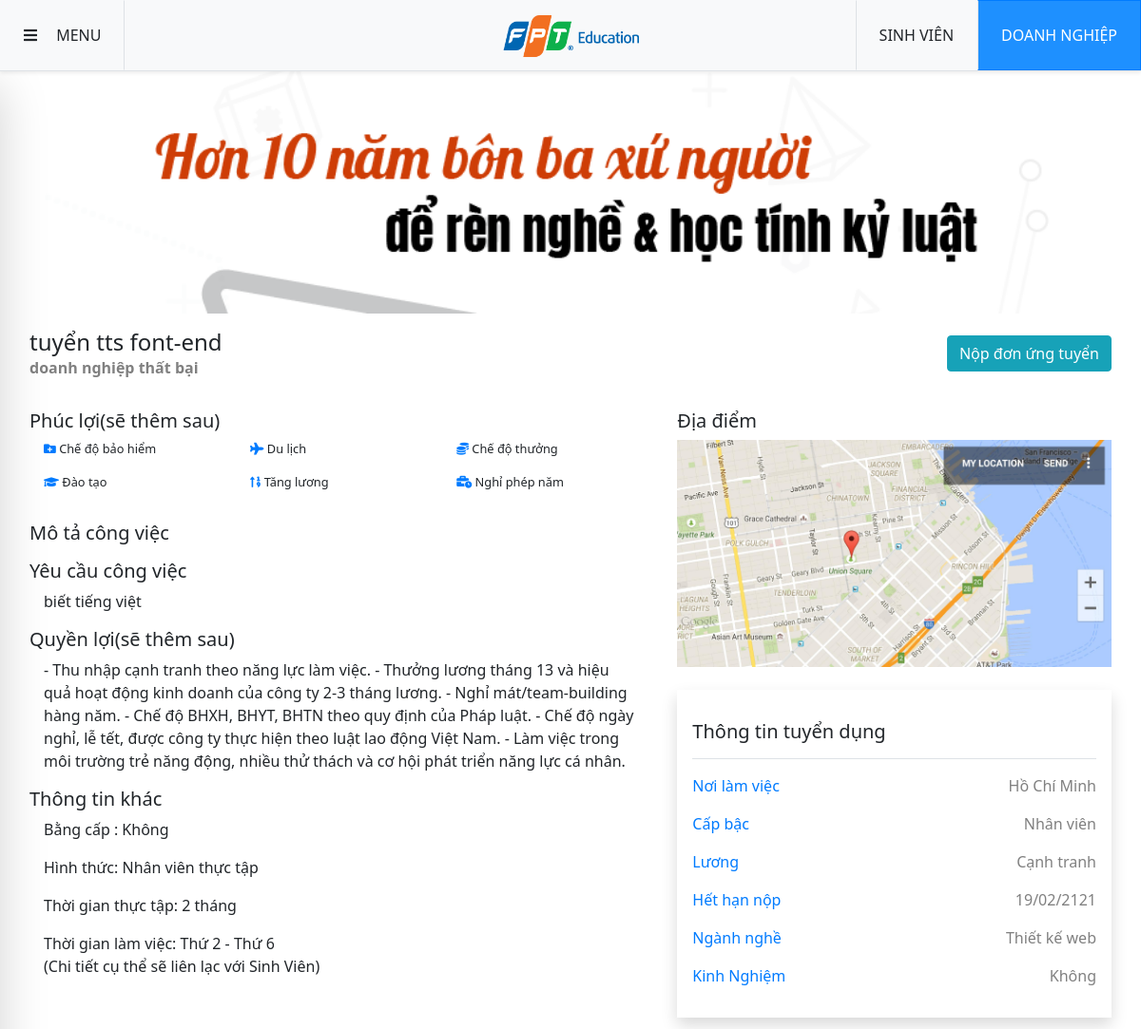
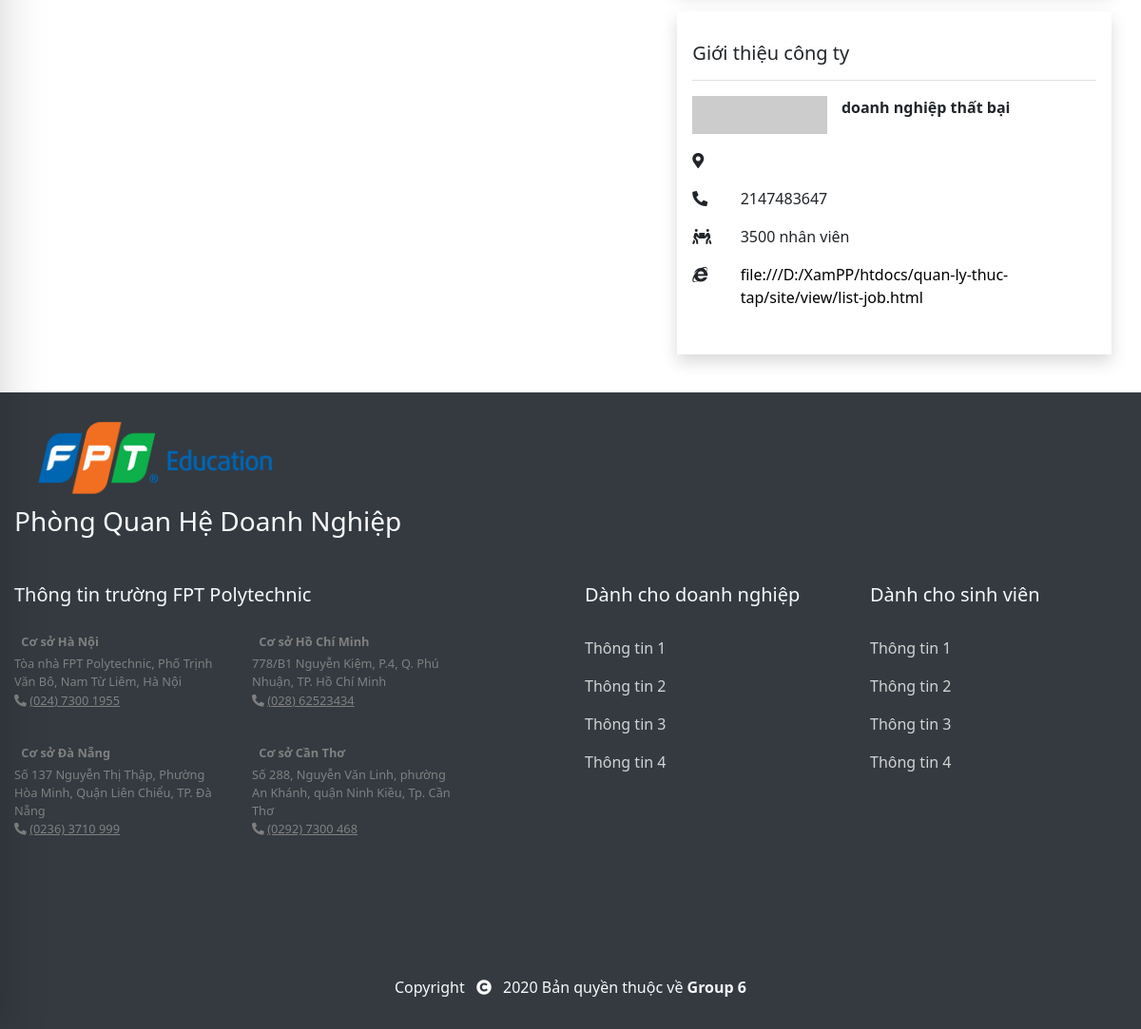
/site/index.php?act=thongtindt&id_dt=45, run on the app's committed database (2 pictures, top to bottom).
### tables this page shows
CREATE TABLE `doanh_nghiep` (
  `id_dn` int(11) NOT NULL,
  `id_user` int(12) NOT NULL,
  `ten_dn` varchar(100) NOT NULL,
  `anh` varchar(200) DEFAULT NULL,
  `dia_chi` varchar(100) NOT NULL,
  `phuong_xa` varchar(50) NOT NULL,
  `quan_huyen` varchar(50) NOT NULL,
  `tinh_tp` varchar(50) NOT NULL,
  `toa_do` varchar(30) NOT NULL COMMENT 'lat và lng cách nhau bởi dấu ,',
  `masothue` int(10) NOT NULL,
  `fax` int(10) NOT NULL,
  `sdt` varchar(11) NOT NULL,
  `sdt_ban` varchar(11) NOT NULL,
  `facebook` varchar(200) NOT NULL,
  `website` varchar(200) NOT NULL,
  `ngay_cap_nhap` date DEFAULT NULL,
  `an_hien` tinyint(1) DEFAULT 1,
  `stt` int(3) NOT NULL
);

CREATE TABLE `dang_tuyen` (
  `id_dt` int(11) NOT NULL,
  `tieu_de` varchar(100) NOT NULL,
  `mo_ta` varchar(1000) NOT NULL,
  `yeu_cau` varchar(1000) NOT NULL,
  `quyen_loi` varchar(1000) NOT NULL,
  `sl_sv_can` int(11) NOT NULL,
  `sl_sv_dk` int(11) NOT NULL,
  `thoi_gian` date DEFAULT NULL,
  `vi_tri` tinyint(1) NOT NULL COMMENT '1 nhân viên thực tập',
  `kinh_nghiem` tinyint(1) DEFAULT 0 COMMENT '0: không cần\r\n1: cần',
  `luong` int(12) NOT NULL,
  `thoi_gian_tt` int(2) NOT NULL COMMENT 'từ 1-12 giá trị theo tháng',
  `full_part_time` tinyint(1) NOT NULL COMMENT '0 part time\r\n1 full time',
  `thoi_gian_lam_viec` tinyint(1) NOT NULL COMMENT '0 làm t2-t6\r\n1 lam thu2-thu7\r\n2 lam thu2-cn',
  `che_do_bao_hiem` tinyint(1) DEFAULT 0,
  `du_lich` tinyint(1) DEFAULT 0,
  `che_do_thuong` tinyint(1) DEFAULT 0,
  `dao_tao` tinyint(1) DEFAULT 0,
  `tang_luong` tinyint(1) DEFAULT 0,
  `nghi_phep_nam` tinyint(1) DEFAULT 0,
  `id_dn` int(11) NOT NULL,
  `id_nganh` int(11) NOT NULL,
  `an_hien` tinyint(1) NOT NULL
);

CREATE TABLE `nganh` (
  `id_nganh` int(11) NOT NULL,
  `ten_nganh` varchar(100) NOT NULL,
  `an_hien` tinyint(1) DEFAULT NULL,
  `id_nn` int(11) NOT NULL
);

### system/database.php (called while the page is built, shortened)
<?php
    function getConnection()  {
        try {
            $conn = new PDO("mysql:host=".HOST_DB.";dbname=".NAME_DB, USER_DB, PASS_DB);
            $conn->setAttribute(PDO::ATTR_ERRMODE, PDO::ERRMODE_EXCEPTION);
            return $conn;
            } catch(PDOException $e) {
            echo "Connection failed: " . $e->getMessage();
            }
        }
    function queryOne($sql) {
        $conn = getConnection();
        $result = $conn->query($sql);
        $row = $result->fetch(PDO::FETCH_ASSOC);
        return $row;
    }
?>

### site/model/home.php (called while the page is built, shortened)
<?php
require_once('../system/database.php');
function checkdoanhnghiepbyid($id){
    $sql="select * from doanh_nghiep where id_dn='$id'";
    return queryOne($sql);
}
function checkdangtuyenbyid($id){
    $sql="select * from dang_tuyen where id_dt='$id'";
    return queryOne($sql);
}
function checknganhbyid($id){
    $sql="select * from nganh where id_nganh='$id' ";
    return queryOne($sql);
}
?>

### site/view/job-detail.php (the view, shortened to what this page needs)
<div class="d-none d-md-block detail-job_inf p-0">
 <?php
 echo ' <img src="../uploads/'.$thongtindn['anh'].'" onerror=this.src="http://placehold.it/900x200">
 <div class="row align-items-center  p-3">
     <div class="col-lg-8">
         <h4 class="mb-0">'.$thongtindt['tieu_de'].'</h4>
         <p class="font-weight-bold text-gray mb-0">'.$thongtindn['ten_dn'].'</p>
     </div>
     <div class="col-lg-4 text-right">
         <button type="submit" class="btn btn-info ">Nộp đơn ứng tuyển</button>
     </div>
 </div>
 <div class="row p-3">
     <div class="col-lg-7">
         <div class="mb-3">
             <h5>Phúc lợi(sẽ thêm sau)</h5>
             <div class="d-flex small">
                 <div class="col-4">
                     <p><i class="fas fa-folder-plus  text-primary "></i> Chế độ bảo hiểm</p>
                     <p><i class="fas fa-graduation-cap   text-primary "></i> Đào tạo</p>
                 </div>
                 <div class="col-4">
                     <p><i class="fas fa-plane  text-primary  "></i> Du lịch</p>
                     <p><i class="fas fa-sort-numeric-up  text-primary  "></i> Tăng lương</p>
                 </div>
                 <div class="col-4">
                     <p><i class="fas fa-coins  text-primary  "></i> Chế độ thưởng</p>
                     <p><i class="fas fa-business-time  text-primary  "></i> Nghỉ phép năm</p>
                 </div>
             </div>
         </div>
         <div class="mb-3">
             <h5>Mô tả công việc</h5>
             '.$thongtindt['noi_dung'].'
         </div>
         <div class="mb-3">
             <h5>Yêu cầu công việc</h5>
             <div id="yeucau" class="col-12">
             '.$thongtindt['yeu_cau'].'
             </div>
         </div>
         <div class="mb-3">
             <h5>Quyền lợi(sẽ thêm sau)</h5>
             <div id="quyenloi" class="col-12">
                 <p> - Thu nhập cạnh tranh theo năng lực làm việc. - Thưởng lương tháng 13 và hiệu quả hoạt động kinh doanh của công ty 2-3 tháng lương. - Nghỉ mát/team-building hàng năm. - Chế độ BHXH, BHYT, BHTN theo quy định của Pháp luật.
                     - Chế độ ngày nghỉ, lễ tết, được công ty thực hiện theo luật lao động Việt Nam. - Làm việc trong môi trường trẻ năng động, nhiều thử thách và cơ hội phát triển năng lực cá nhân.</p>
             </div>
         </div>
         <div class="mb-3">
             <h5>Thông tin khác</h5>
             <div id="quyenloi" class="col-12">
                 <p>Bằng cấp : Không</p>
                 <p>Hình thức: Nhân viên thực tập</p>
                 <p>Thời gian thực tập: 2 tháng</p>
                 <p>Thời gian làm việc: Thứ 2 - Thứ 6 </br>(Chi tiết cụ thể sẽ liên lạc với Sinh Viên)</p>
             </div>
         </div>
     </div>
     <div class="col-lg-5">
         <div class="mb-4">
             <h5>Địa điểm</h5>
             <img src="view/images/map.jpg" alt="">
         </div>
         <div class="mb-4 p-3 shadow">
             <h5 class="border-bottom py-3 mb-3">Thông tin tuyển dụng</h5>
             <div class="d-flex justify-content-between">
                 <p class="text-primary">Nơi làm việc</p>
                 <p class="text-gray">Hồ Chí Minh</p>
             </div>
             <div class="d-flex justify-content-between">
                 <p class="text-primary">Cấp bậc</p>
                 <p class="text-gray">Nhân viên</p>
             </div>
             <div class="d-flex justify-content-between">
                 <p class="text-primary">Lương</p>
                 <p class="text-gray">Cạnh tranh</p>
             </div>
             <div class="d-flex justify-content-between">
                 <p class="text-primary">Hết hạn nộp</p>
                 <p class="text-gray">'.date('d/m/yy',strtotime($thongtindt['thoi_gian'])).'</p>
             </div>
             <div class="d-flex justify-content-between">
                 <p class="text-primary">Ngành nghề</p>
                 <p class="text-gray">'.$thongtinnganh['ten_nganh'].'</p>
             </div>
             <div class="d-flex justify-content-between">
                 <p class="text-primary">Kinh Nghiệm</p>
                 <p class="text-gray">Không</p>
             </div>
         </div>
         <div class="mb-4 p-3 shadow">
             <h5 class="border-bottom py-3 mb-3">Giới thiệu công ty</h5>
             <div class="d-flex mb-3">
                 <img src="http://placehold.it/900x200" class="col-4 p-0" alt="logo">
                 <p class="font-weight-bold col-8">'.$thongtindn['ten_dn'].'</p>
             </div>
             <div class="mb-3">
                 <div class="d-flex ">
                     <p class="w-25"><i class="fas fa-map-marker-alt"></i></p>
                     <p class="col-11"> '.$thongtindn['dia_chi'].'</p>
                 </div>
                 <div class="d-flex ">
                     <p class="w-25"><i class="fas fa-phone-alt"></i></p>
                     <p class="col-11"> '.$thongtindn['sdt'].'</p>
                 </div>
                 <div class="d-flex ">
                     <p class="w-25"><i class="fas fa-people-carry"></i></p>
                     <p class="col-11"> 3500 nhân viên</p>
                 </div>
                 <div class="d-flex">
                     <p class="w-25"><i class="fab fa-internet-explorer"></i></p>
                     <p class="col-11"> <a href="">file:///D:/XamPP/htdocs/quan-ly-thuc-tap/site/view/list-job.html</a></p>
                 </div>
             </div>
         </div>
     </div>
 </div>';
 ?>
        </div>

### site/index.php (shortened to what this page needs)
<?php
    $ctrl ='home';
    $pathFile = "controller/$ctrl.php";
    if(file_exists($pathFile) == true) require_once $pathFile;
    else echo "Controller $ctrl ko ton tai.!";
?>

### site/controller/home.php (shortened to what this page needs)
<?php
require_once "../system/database.php";
require_once('model/home.php');
  $act = "index";
  if(isset($_GET["act"])==true) $act=$_GET["act"];
  switch ($act) {
      case "thongtindt":
        $thongtindt= checkdangtuyenbyid($_GET['id_dt']);
        $thongtindn=checkdoanhnghiepbyid($thongtindt['id_dn']);
        $thongtinnganh=checknganhbyid($thongtindt['id_nganh']);
          require_once "view/layout.php";
      break;
    }
?>

### site/view/layout.php (shortened to what this page needs)
<!DOCTYPE html>
<html lang="en">
<head>
    <link rel="stylesheet" href="https://pro.fontawesome.com/releases/v5.10.0/css/all.css" />
    <link rel="stylesheet" href="https://stackpath.bootstrapcdn.com/bootstrap/4.3.1/css/bootstrap.min.css">
    <link rel="stylesheet" href="view/css/style.css">
</head>
<body>
    <header id="header" class="fixed-top shadow-sm border-bottom bg-light">
        <div class="wrap d-flex justify-content-between align-items-center">
            <div id="header-menu" class="col p-0">
                <button id="sidebarToggle" class="btn btn-light border-right rounded-0 p-4">
                            <i class="fas fa-bars"></i>
                            <span class="d-none d-md-inline ml-3">MENU</span>
                    </button>
            </div>
            <a id="header-logo" href="index.php" class="col text-center">
                <img src="view/images/logo-2.png" alt="">
            </a>
            <div id="header-login" class="col p-0">
                <div class="d-none d-lg-flex justify-content-end h-100 ">
           <?php if(isset($_SESSION['sid'])){
               echo '<ul class="navbar-nav ml-auto ml-md-0 mr-5">
               <li class="nav-item dropdown">
                   <a class="nav-link dropdown-toggle" id="userDropdown" href="#" role="button" data-toggle="dropdown" aria-haspopup="true" aria-expanded="false"><i class="fas fa-user fa-fw"></i> '.$_SESSION['sname'].'</a>
                   <div class="dropdown-menu dropdown-menu-right" aria-labelledby="userDropdown">
                       <a class="dropdown-item" href="'.SITE_URL.'/?ctrl=home">Kiểm Tra Thông Tin</a>
                       <div class="dropdown-divider"></div>
                       <a class="dropdown-item" href="'.SITE_URL.'/?ctrl=home">Lịch Sử Đơn</a>
                       <div class="dropdown-divider"></div>
                       <a class="dropdown-item" href="'.SITE_URL.'/?ctrl=home&act=logout">Đăng xuất</a>
                   </div>
               </li>
           </ul>' ; }else {
               ?>
                <div id="header-login" class="col p-0">
                <div class="d-none d-lg-flex justify-content-end h-100 ">
                    <a data-toggle="modal" href="#login" class="btn btn-light rounded-0  h-100 border-left  font-weight-500 p-4" role="button" aria-pressed="true">SINH VIÊN</a>
                    <a data-toggle="modal" href="#login" class="btn btn-primary  rounded-0  h-100 border-left   font-weight-500 p-4" role="button" aria-pressed="true">DOANH NGHIỆP</a>
                </div>
            </div>
           <?php } ?>
        </div>
    </header>
    <main id="main">
        <div class="container">
            <?php include $view; ?>
        </div>
    </main>
    <footer id="footer " class="wrap bg-dark text-light py-3 ">
        <div class="container ">
            <div class="col-3 p-0 ">
                <img src="view/images/logo-2.png " alt=" ">
            </div>
            <h3>Phòng Quan Hệ Doanh Nghiệp</h3>
            <div class="row my-5 ">
                <div class="col-lg-6 mb-3 ">
                    <h5 class="pb-3 ">Thông tin trường FPT Polytechnic</h5>
                    <div class="row text-gray ">
                        <div class="col-lg-5 small ">
                            <p class="font-weight-bold my-1 "><i class="fas fa-location-circle mr-1 "></i> Cơ sở Hà Nội</p>
                            <p class="m-0 ">Tòa nhà FPT Polytechnic, Phố Trịnh Văn Bô, Nam Từ Liêm, Hà Nội</p>
                            <p><i class="fas fa-phone-alt "></i> <u>(024) 7300 1955</u></p>
                        </div>
                        <div class="col-lg-5 mb-3 small ">
                            <p class="font-weight-bold my-1 "><i class="fas fa-location-circle mr-1 "></i> Cơ sở Hồ Chí Minh</p>
                            <p class="m-0 ">778/B1 Nguyễn Kiệm, P.4, Q. Phú Nhuận, TP. Hồ Chí Minh</p>
                            <p><i class="fas fa-phone-alt "></i> <u> (028) 62523434</u></p>
                        </div>
                        <div class="col-lg-5 mb-3 small ">
                            <p class="font-weight-bold my-1 "><i class="fas fa-location-circle mr-1 "></i> Cơ sở Đà Nẵng</p>
                            <p class="m-0 ">Số 137 Nguyễn Thị Thập, Phường Hòa Minh, Quận Liên Chiểu, TP. Đà Nẵng</p>
                            <p><i class="fas fa-phone-alt "></i> <u>(0236) 3710 999</u></p>
                        </div>
                        <div class="col-lg-5 small ">
                            <p class="font-weight-bold my-1 "><i class="fas fa-location-circle mr-1 "></i> Cơ sở Cần Thơ</p>
                            <p class="m-0 ">Số 288, Nguyễn Văn Linh, phường An Khánh, quận Ninh Kiều, Tp. Cần Thơ</p>
                            <p><i class="fas fa-phone-alt "></i> <u>(0292) 7300 468</u></p>
                        </div>
                    </div>
                </div>
                <div class="col-lg-3 col-md-6 mb-3 ">
                    <h5 class="pb-3 ">Dành cho doanh nghiệp</h5>
                    <div class="nav flex-column ">
                        <a class="nav-item nav-link px-0 " href="# ">Thông tin 1 </a>
                        <a class="nav-item nav-link px-0 " href="# ">Thông tin 2</a>
                        <a class="nav-item nav-link px-0 " href="# ">Thông tin 3</a>
                        <a class="nav-item nav-link px-0 " href="# ">Thông tin 4</a>
                    </div>
                </div>
                <div class="col-lg-3 col-md-6 mb-3 ">
                    <h5 class="pb-3 ">Dành cho sinh viên</h5>
                    <div class="nav flex-column ">
                        <a class="nav-item nav-link px-0 " href="# ">Thông tin 1</a>
                        <a class="nav-item nav-link px-0 " href="# ">Thông tin 2</a>
                        <a class="nav-item nav-link px-0 " href="# ">Thông tin 3</a>
                        <a class="nav-item nav-link px-0 " href="# ">Thông tin 4</a>
                    </div>
                </div>
            </div>
            <div class="row text-light text-center ">
                <p class="col mt-5 ">Copyright <i class="fa fa-copyright mx-2 " aria-hidden="true "></i> 2020 Bản quyền thuộc về <b>Group 6</b></p>
            </div>
        </div>
    </footer>
</body>
</html>

### site/view/css/style.css (style rules this page uses)
#header { max-height: 80px; }
body { padding-top: 70px; font-family: 'Segoe UI', Tahoma, Geneva, Verdana, sans-serif; font-size: 12pt; }
.container { max-width: 1366px; }
.wrap { max-width: 1920px; }
img { width: 100%; }
a { color: black; }
.text-gray { color: gray !important; }
.btn-primary { background-color: dodgerblue !important; }
#header-logo img { height: 60px; width: auto; }
#main { min-height: 500px; }
.text-gray, footer a { color: lightgray; }
body { padding-top: 70px; font-family: 'Segoe UI', Tahoma, Geneva, Verdana, sans-serif; font-size: 12pt; position: relative; }

### data on the page
doanh_nghiep: anh (picture), ten_dn "doanh nghiệp thất bại", sdt "2147483647"
dang_tuyen: tieu_de "tuyển tts font-end", yeu_cau "biết tiếng việt", thoi_gian "19/02/2121"
nganh: ten_nganh "Thiết kế web"
